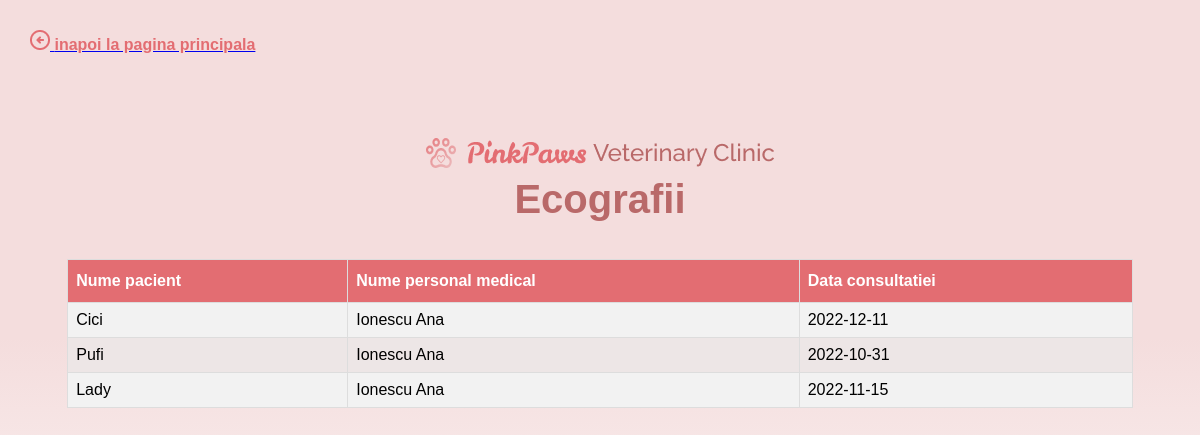
The page /Proiect_BD_Cabinet_Veterinar/admin_animale_e.php (signed in) on the database its author committed.
### tables this page shows
CREATE TABLE `pacienti` (
  `id_pacient` int(11) NOT NULL,
  `id_stapan` int(11) NOT NULL,
  `numep` varchar(50) NOT NULL,
  `specie` varchar(50) NOT NULL,
  `rasa` varchar(50) NOT NULL,
  `data_nasterii` date NOT NULL,
  `sex` char(1) NOT NULL,
  `greutate` float NOT NULL
);

CREATE TABLE `personal_medical` (
  `id_personal` int(11) NOT NULL,
  `id_specializare` int(11) NOT NULL,
  `grad_medical` varchar(50) NOT NULL,
  `nume` varchar(50) NOT NULL,
  `prenume` varchar(50) NOT NULL,
  `CNP` char(13) NOT NULL,
  `nr_telefon` varchar(20) NOT NULL,
  `e_mail` varchar(50) NOT NULL
);

CREATE TABLE `consultatii_pacienti` (
  `id_c_p` int(11) NOT NULL,
  `id_consultatie` int(11) NOT NULL,
  `id_pacient` int(11) NOT NULL,
  `data_consultatie` date NOT NULL
);

### Proiect_BD_Cabinet_Veterinar/admin_animale_e.php (the view, shortened to what this page needs)
<?php
	include("connection.php");
?>
<!DOCTYPE html>
<html>
<head>
<link rel="stylesheet" href="my_style.css">
</head>
<body class="bkg2">
<poz_sageata><a href="admin_homepage.php"><img src="img\sageata.png" alt="sageata"><text_inapoi_la> inapoi la pagina principala</text_inapoi_la></a></poz_sageata>
<br><br><br><br><br><br><br>
<center><img src="img\titlu1.png" alt="logo clinica"></center>
<center><titlu_homepage>Ecografii</titlu_homepage></center>
<br><br>
<center><table id="customers">
        <thead>
			<tr>
				<th>Nume pacient</th>
				<th>Nume personal medical</th>
				<th>Data consultatiei</th>
			</tr>
		</thead>
        <tbody>
            <?php
			$sql1 = "SELECT Pa.numep, P.nume, P.prenume, C.data_consultatie
					FROM Tip_consultatii T inner join Consultatii_Pacienti C on T.id_consultatie = C.id_consultatie
								inner join Pacienti Pa on Pa.id_pacient = C.id_pacient
								inner join Personal_medical P on P.id_personal = T.id_personal
					WHERE T.descriere = 'Ecografie'";
			$result = $con->query($sql1);
			while($row = $result->fetch_assoc()) {
                echo "<tr>
                    <td>" . $row["numep"] . "</td>
                    <td>" . $row["nume"] . " " . $row["prenume"] . "</td>
					<td>" . $row["data_consultatie"] . "</td>
                </tr>";
			}
            ?>
        </tbody>
    </table></center>
<br><br><br><br><br><br><br><br><br><br><br><br><br><br><br><br><br><br>
</body>
</html>

### Proiect_BD_Cabinet_Veterinar/my_style.css (style rules this page uses)
#customers { font-family: Raleway, sans-serif; border-collapse: collapse; width: 90%; }
#customers td, #customers th { border: 1px solid #ddd; padding: 8px; }
#customers tr:nth-child(even) { background-color: #ede6e6; }
#customers tr:nth-child(odd) { background-color: #f2f2f2; }
#customers th { padding-top: 12px; padding-bottom: 12px; text-align: left; background-color: #E36D72; color: white; }
.bkg2 { background: linear-gradient(180deg, #F4DDDD 45.66%, #FFFFFF 100%); }
titlu_homepage { font-family: 'Raleway', sans-serif; font-style: normal; font-weight: 700; font-size: 40px; line-height: 47px; text-align: center; color: #B96969; }
text_inapoi_la { font-family: 'Raleway', sans-serif; font-style: normal; font-weight: 600; font-size: 16px; line-height: 19px; color: #E36D72; }
poz_sageata { position: absolute; left: 30px; top: 30px; }

### rows shown on the page
pacienti: numep "Cici", personal_medical.nume "Ionescu", personal_medical.prenume "Ana", consultatii_pacienti.data_consultatie "2022-12-11"
pacienti: numep "Pufi", personal_medical.nume "Ionescu", personal_medical.prenume "Ana", consultatii_pacienti.data_consultatie "2022-10-31"
pacienti: numep "Lady", personal_medical.nume "Ionescu", personal_medical.prenume "Ana", consultatii_pacienti.data_consultatie "2022-11-15"
